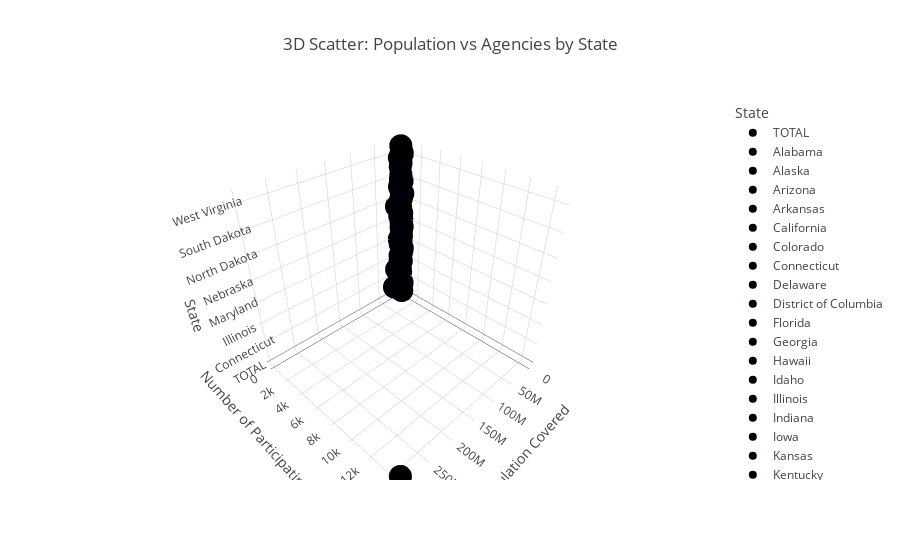

Notebook code for this chart:
### Code cell
import plotly.express as px

# Step 1: Clean column names - remove newlines & normalize multiple spaces
Participation_by_State.columns = (
    Participation_by_State.columns
    .str.replace("\n", " ")         # replace newlines with spaces
    .str.replace(r"\s+", " ", regex=True)  # collapse multiple spaces into one
    .str.strip()                    # remove leading/trailing spaces
)

# Step 2: Show cleaned column names
print("Cleaned Columns:", Participation_by_State.columns.tolist())

# Step 3: 3D Scatter Plot using cleaned column names
fig = px.scatter_3d(
    Participation_by_State,
    x="Population Covered",              # now matches cleaned column
    y="Number of Participating Agencies",
    z="State",                           # categorical (text)
    color="State",
    title="3D Scatter: Population vs Agencies by State"
)

fig.show()

### Figure 1 — Plotly figure (JSON) as saved in the notebook; plotly's stock layout.template omitted (floating-point values rounded to 4 significant figures)
{"data": [{"hovertemplate": "State=%{z}<br>Population Covered=%{x}<br>Number of Participating Agencies=%{y}<extra></extra>", "legendgroup": "TOTAL", "marker": {"color": "#000001", "symbol": "circle"}, "mode": "markers", "name": "TOTAL", "scene": "scene", "showlegend": true, "type": "scatter3d", "x": ["29,65,27,998"], "y": ["14,601"], "z": ["TOTAL"]}, {"hovertemplate": "State=%{z}<br>Population Covered=%{x}<br>Number of Participating Agencies=%{y}<extra></extra>", "legendgroup": "Alabama", "marker": {"color": "#000002", "symbol": "circle"}, "mode": "markers", "name": "Alabama", "scene": "scene", "showlegend": true, "type": "scatter3d", "x": ["50,33,518"], "y": ["418"], "z": ["Alabama"]}, {"hovertemplate": "State=%{z}<br>Population Covered=%{x}<br>Number of Participating Agencies=%{y}<extra></extra>", "legendgroup": "Alaska", "marker": {"color": "#000003", "symbol": "circle"}, "mode": "markers", "name": "Alaska", "scene": "scene", "showlegend": true, "type": "scatter3d", "x": ["4,50,712"], "y": ["32"], "z": ["Alaska"]}, {"hovertemplate": "State=%{z}<br>Population Covered=%{x}<br>Number of Participating Agencies=%{y}<extra></extra>", "legendgroup": "Arizona", "marker": {"color": "#000004", "symbol": "circle"}, "mode": "markers", "name": "Arizona", "scene": "scene", "showlegend": true, "type": "scatter3d", "x": ["53,07,431"], "y": ["92"], "z": ["Arizona"]}, {"hovertemplate": "State=%{z}<br>Population Covered=%{x}<br>Number of Participating Agencies=%{y}<extra></extra>", "legendgroup": "Arkansas", "marker": {"color": "#000005", "symbol": "circle"}, "mode": "markers", "name": "Arkansas", "scene": "scene", "showlegend": true, "type": "scatter3d", "x": ["30,29,333"], "y": ["361"], "z": ["Arkansas"]}, {"hovertemplate": "State=%{z}<br>Population Covered=%{x}<br>Number of Participating Agencies=%{y}<extra></extra>", "legendgroup": "California", "marker": {"color": "#000006", "symbol": "circle"}, "mode": "markers", "name": "California", "scene": "scene", "showlegend": true, "type": "scatter3d", "x": ["3,00,04,853"], "y": ["654"], "z": ["California"]}, {"hovertemplate": "State=%{z}<br>Population Covered=%{x}<br>Number of Participating Agencies=%{y}<extra></extra>", "legendgroup": "Colorado", "marker": {"color": "#000007", "symbol": "circle"}, "mode": "markers", "name": "Colorado", "scene": "scene", "showlegend": true, "type": "scatter3d", "x": ["59,14,071"], "y": ["226"], "z": ["Colorado"]}, {"hovertemplate": "State=%{z}<br>Population Covered=%{x}<br>Number of Participating Agencies=%{y}<extra></extra>", "legendgroup": "Connecticut", "marker": {"color": "#000008", "symbol": "circle"}, "mode": "markers", "name": "Connecticut", "scene": "scene", "showlegend": true, "type": "scatter3d", "x": ["36,75,069"], "y": ["108"], "z": ["Connecticut"]}, {"hovertemplate": "State=%{z}<br>Population Covered=%{x}<br>Number of Participating Agencies=%{y}<extra></extra>", "legendgroup": "Delaware", "marker": {"color": "#000009", "symbol": "circle"}, "mode": "markers", "name": "Delaware", "scene": "scene", "showlegend": true, "type": "scatter3d", "x": ["10,51,917"], "y": ["63"], "z": ["Delaware"]}, {"hovertemplate": "State=%{z}<br>Population Covered=%{x}<br>Number of Participating Agencies=%{y}<extra></extra>", "legendgroup": "District of Columbia", "marker": {"color": "#000010", "symbol": "circle"}, "mode": "markers", "name": "District of Columbia", "scene": "scene", "showlegend": true, "type": "scatter3d", "x": ["7,02,250"], "y": ["2"], "z": ["District of Columbia"]}, {"hovertemplate": "State=%{z}<br>Population Covered=%{x}<br>Number of Participating Agencies=%{y}<extra></extra>", "legendgroup": "Florida", "marker": {"color": "#000001", "symbol": "circle"}, "mode": "markers", "name": "Florida", "scene": "scene", "showlegend": true, "type": "scatter3d", "x": ["1,39,33,073"], "y": ["159"], "z": ["Florida"]}, {"hovertemplate": "State=%{z}<br>Population Covered=%{x}<br>Number of Participating Agencies=%{y}<extra></extra>", "legendgroup": "Georgia", "marker": {"color": "#000002", "symbol": "circle"}, "mode": "markers", "name": "Georgia", "scene": "scene", "showlegend": true, "type": "scatter3d", "x": ["1,04,02,990"], "y": ["434"], "z": ["Georgia"]}, {"hovertemplate": "State=%{z}<br>Population Covered=%{x}<br>Number of Participating Agencies=%{y}<extra></extra>", "legendgroup": "Hawaii", "marker": {"color": "#000003", "symbol": "circle"}, "mode": "markers", "name": "Hawaii", "scene": "scene", "showlegend": true, "type": "scatter3d", "x": ["14,46,146"], "y": ["4"], "z": ["Hawaii"]}, {"hovertemplate": "State=%{z}<br>Population Covered=%{x}<br>Number of Participating Agencies=%{y}<extra></extra>", "legendgroup": "Idaho", "marker": {"color": "#000004", "symbol": "circle"}, "mode": "markers", "name": "Idaho", "scene": "scene", "showlegend": true, "type": "scatter3d", "x": ["19,97,727"], "y": ["112"], "z": ["Idaho"]}, {"hovertemplate": "State=%{z}<br>Population Covered=%{x}<br>Number of Participating Agencies=%{y}<extra></extra>", "legendgroup": "Illinois", "marker": {"color": "#000005", "symbol": "circle"}, "mode": "markers", "name": "Illinois", "scene": "scene", "showlegend": true, "type": "scatter3d", "x": ["1,19,44,355"], "y": ["685"], "z": ["Illinois"]}, {"hovertemplate": "State=%{z}<br>Population Covered=%{x}<br>Number of Participating Agencies=%{y}<extra></extra>", "legendgroup": "Indiana", "marker": {"color": "#000006", "symbol": "circle"}, "mode": "markers", "name": "Indiana", "scene": "scene", "showlegend": true, "type": "scatter3d", "x": ["60,82,277"], "y": ["240"], "z": ["Indiana"]}, {"hovertemplate": "State=%{z}<br>Population Covered=%{x}<br>Number of Participating Agencies=%{y}<extra></extra>", "legendgroup": "Iowa", "marker": {"color": "#000007", "symbol": "circle"}, "mode": "markers", "name": "Iowa", "scene": "scene", "showlegend": true, "type": "scatter3d", "x": ["30,84,265"], "y": ["265"], "z": ["Iowa"]}, {"hovertemplate": "State=%{z}<br>Population Covered=%{x}<br>Number of Participating Agencies=%{y}<extra></extra>", "legendgroup": "Kansas", "marker": {"color": "#000008", "symbol": "circle"}, "mode": "markers", "name": "Kansas", "scene": "scene", "showlegend": true, "type": "scatter3d", "x": ["28,84,464"], "y": ["326"], "z": ["Kansas"]}, {"hovertemplate": "State=%{z}<br>Population Covered=%{x}<br>Number of Participating Agencies=%{y}<extra></extra>", "legendgroup": "Kentucky", "marker": {"color": "#000009", "symbol": "circle"}, "mode": "markers", "name": "Kentucky", "scene": "scene", "showlegend": true, "type": "scatter3d", "x": ["45,88,372"], "y": ["452"], "z": ["Kentucky"]}, {"hovertemplate": "State=%{z}<br>Population Covered=%{x}<br>Number of Participating Agencies=%{y}<extra></extra>", "legendgroup": "Louisiana", "marker": {"color": "#000010", "symbol": "circle"}, "mode": "markers", "name": "Louisiana", "scene": "scene", "showlegend": true, "type": "scatter3d", "x": ["38,36,939"], "y": ["151"], "z": ["Louisiana"]}, {"hovertemplate": "State=%{z}<br>Population Covered=%{x}<br>Number of Participating Agencies=%{y}<extra></extra>", "legendgroup": "Maine", "marker": {"color": "#000001", "symbol": "circle"}, "mode": "markers", "name": "Maine", "scene": "scene", "showlegend": true, "type": "scatter3d", "x": ["13,94,909"], "y": ["127"], "z": ["Maine"]}, {"hovertemplate": "State=%{z}<br>Population Covered=%{x}<br>Number of Participating Agencies=%{y}<extra></extra>", "legendgroup": "Maryland", "marker": {"color": "#000002", "symbol": "circle"}, "mode": "markers", "name": "Maryland", "scene": "scene", "showlegend": true, "type": "scatter3d", "x": ["62,33,437"], "y": ["147"], "z": ["Maryland"]}, {"hovertemplate": "State=%{z}<br>Population Covered=%{x}<br>Number of Participating Agencies=%{y}<extra></extra>", "legendgroup": "Massachusetts", "marker": {"color": "#000003", "symbol": "circle"}, "mode": "markers", "name": "Massachusetts", "scene": "scene", "showlegend": true, "type": "scatter3d", "x": ["71,17,646"], "y": ["399"], "z": ["Massachusetts"]}, {"hovertemplate": "State=%{z}<br>Population Covered=%{x}<br>Number of Participating Agencies=%{y}<extra></extra>", "legendgroup": "Michigan", "marker": {"color": "#000004", "symbol": "circle"}, "mode": "markers", "name": "Michigan", "scene": "scene", "showlegend": true, "type": "scatter3d", "x": ["98,83,008"], "y": ["601"], "z": ["Michigan"]}, {"hovertemplate": "State=%{z}<br>Population Covered=%{x}<br>Number of Participating Agencies=%{y}<extra></extra>", "legendgroup": "Minnesota", "marker": {"color": "#000005", "symbol": "circle"}, "mode": "markers", "name": "Minnesota", "scene": "scene", "showlegend": true, "type": "scatter3d", "x": ["57,88,088"], "y": ["400"], "z": ["Minnesota"]}, {"hovertemplate": "State=%{z}<br>Population Covered=%{x}<br>Number of Participating Agencies=%{y}<extra></extra>", "legendgroup": "Mississippi", "marker": {"color": "#000006", "symbol": "circle"}, "mode": "markers", "name": "Mississippi", "scene": "scene", "showlegend": true, "type": "scatter3d", "x": ["16,86,116"], "y": ["156"], "z": ["Mississippi"]}, {"hovertemplate": "State=%{z}<br>Population Covered=%{x}<br>Number of Participating Agencies=%{y}<extra></extra>", "legendgroup": "Missouri", "marker": {"color": "#000007", "symbol": "circle"}, "mode": "markers", "name": "Missouri", "scene": "scene", "showlegend": true, "type": "scatter3d", "x": ["61,33,318"], "y": ["509"], "z": ["Missouri"]}, {"hovertemplate": "State=%{z}<br>Population Covered=%{x}<br>Number of Participating Agencies=%{y}<extra></extra>", "legendgroup": "Montana", "marker": {"color": "#000008", "symbol": "circle"}, "mode": "markers", "name": "Montana", "scene": "scene", "showlegend": true, "type": "scatter3d", "x": ["11,35,493"], "y": ["110"], "z": ["Montana"]}, {"hovertemplate": "State=%{z}<br>Population Covered=%{x}<br>Number of Participating Agencies=%{y}<extra></extra>", "legendgroup": "Nebraska", "marker": {"color": "#000009", "symbol": "circle"}, "mode": "markers", "name": "Nebraska", "scene": "scene", "showlegend": true, "type": "scatter3d", "x": ["19,84,289"], "y": ["250"], "z": ["Nebraska"]}, {"hovertemplate": "State=%{z}<br>Population Covered=%{x}<br>Number of Participating Agencies=%{y}<extra></extra>", "legendgroup": "Nevada", "marker": {"color": "#000010", "symbol": "circle"}, "mode": "markers", "name": "Nevada", "scene": "scene", "showlegend": true, "type": "scatter3d", "x": ["32,60,346"], "y": ["57"], "z": ["Nevada"]}, {"hovertemplate": "State=%{z}<br>Population Covered=%{x}<br>Number of Participating Agencies=%{y}<extra></extra>", "legendgroup": "New Hampshire", "marker": {"color": "#000001", "symbol": "circle"}, "mode": "markers", "name": "New Hampshire", "scene": "scene", "showlegend": true, "type": "scatter3d", "x": ["14,05,906"], "y": ["215"], "z": ["New Hampshire"]}, {"hovertemplate": "State=%{z}<br>Population Covered=%{x}<br>Number of Participating Agencies=%{y}<extra></extra>", "legendgroup": "New Jersey", "marker": {"color": "#000002", "symbol": "circle"}, "mode": "markers", "name": "New Jersey", "scene": "scene", "showlegend": true, "type": "scatter3d", "x": ["70,43,274"], "y": ["370"], "z": ["New Jersey"]}, {"hovertemplate": "State=%{z}<br>Population Covered=%{x}<br>Number of Participating Agencies=%{y}<extra></extra>", "legendgroup": "New Mexico", "marker": {"color": "#000003", "symbol": "circle"}, "mode": "markers", "name": "New Mexico", "scene": "scene", "showlegend": true, "type": "scatter3d", "x": ["19,34,760"], "y": ["104"], "z": ["New Mexico"]}, {"hovertemplate": "State=%{z}<br>Population Covered=%{x}<br>Number of Participating Agencies=%{y}<extra></extra>", "legendgroup": "New York", "marker": {"color": "#000004", "symbol": "circle"}, "mode": "markers", "name": "New York", "scene": "scene", "showlegend": true, "type": "scatter3d", "x": ["1,41,82,101"], "y": ["194"], "z": ["New York"]}, {"hovertemplate": "State=%{z}<br>Population Covered=%{x}<br>Number of Participating Agencies=%{y}<extra></extra>", "legendgroup": "North Carolina", "marker": {"color": "#000005", "symbol": "circle"}, "mode": "markers", "name": "North Carolina", "scene": "scene", "showlegend": true, "type": "scatter3d", "x": ["1,05,43,278"], "y": ["393"], "z": ["North Carolina"]}, {"hovertemplate": "State=%{z}<br>Population Covered=%{x}<br>Number of Participating Agencies=%{y}<extra></extra>", "legendgroup": "North Dakota", "marker": {"color": "#000006", "symbol": "circle"}, "mode": "markers", "name": "North Dakota", "scene": "scene", "showlegend": true, "type": "scatter3d", "x": ["7,91,040"], "y": ["107"], "z": ["North Dakota"]}, {"hovertemplate": "State=%{z}<br>Population Covered=%{x}<br>Number of Participating Agencies=%{y}<extra></extra>", "legendgroup": "Ohio", "marker": {"color": "#000007", "symbol": "circle"}, "mode": "markers", "name": "Ohio", "scene": "scene", "showlegend": true, "type": "scatter3d", "x": ["1,11,18,870"], "y": ["641"], "z": ["Ohio"]}, {"hovertemplate": "State=%{z}<br>Population Covered=%{x}<br>Number of Participating Agencies=%{y}<extra></extra>", "legendgroup": "Oklahoma", "marker": {"color": "#000008", "symbol": "circle"}, "mode": "markers", "name": "Oklahoma", "scene": "scene", "showlegend": true, "type": "scatter3d", "x": ["40,95,393"], "y": ["471"], "z": ["Oklahoma"]}, {"hovertemplate": "State=%{z}<br>Population Covered=%{x}<br>Number of Participating Agencies=%{y}<extra></extra>", "legendgroup": "Oregon", "marker": {"color": "#000009", "symbol": "circle"}, "mode": "markers", "name": "Oregon", "scene": "scene", "showlegend": true, "type": "scatter3d", "x": ["42,19,895"], "y": ["208"], "z": ["Oregon"]}, {"hovertemplate": "State=%{z}<br>Population Covered=%{x}<br>Number of Participating Agencies=%{y}<extra></extra>", "legendgroup": "Pennsylvania", "marker": {"color": "#000010", "symbol": "circle"}, "mode": "markers", "name": "Pennsylvania", "scene": "scene", "showlegend": true, "type": "scatter3d", "x": ["66,18,568"], "y": ["202"], "z": ["Pennsylvania"]}, {"hovertemplate": "State=%{z}<br>Population Covered=%{x}<br>Number of Participating Agencies=%{y}<extra></extra>", "legendgroup": "Rhode Island", "marker": {"color": "#000001", "symbol": "circle"}, "mode": "markers", "name": "Rhode Island", "scene": "scene", "showlegend": true, "type": "scatter3d", "x": ["11,10,883"], "y": ["48"], "z": ["Rhode Island"]}, {"hovertemplate": "State=%{z}<br>Population Covered=%{x}<br>Number of Participating Agencies=%{y}<extra></extra>", "legendgroup": "South Carolina", "marker": {"color": "#000002", "symbol": "circle"}, "mode": "markers", "name": "South Carolina", "scene": "scene", "showlegend": true, "type": "scatter3d", "x": ["54,72,057"], "y": ["447"], "z": ["South Carolina"]}, {"hovertemplate": "State=%{z}<br>Population Covered=%{x}<br>Number of Participating Agencies=%{y}<extra></extra>", "legendgroup": "South Dakota", "marker": {"color": "#000003", "symbol": "circle"}, "mode": "markers", "name": "South Dakota", "scene": "scene", "showlegend": true, "type": "scatter3d", "x": ["8,32,620"], "y": ["101"], "z": ["South Dakota"]}, {"hovertemplate": "State=%{z}<br>Population Covered=%{x}<br>Number of Participating Agencies=%{y}<extra></extra>", "legendgroup": "Tennessee", "marker": {"color": "#000004", "symbol": "circle"}, "mode": "markers", "name": "Tennessee", "scene": "scene", "showlegend": true, "type": "scatter3d", "x": ["72,20,116"], "y": ["395"], "z": ["Tennessee"]}, {"hovertemplate": "State=%{z}<br>Population Covered=%{x}<br>Number of Participating Agencies=%{y}<extra></extra>", "legendgroup": "Texas", "marker": {"color": "#000005", "symbol": "circle"}, "mode": "markers", "name": "Texas", "scene": "scene", "showlegend": true, "type": "scatter3d", "x": ["3,10,98,882"], "y": ["1,531"], "z": ["Texas"]}, {"hovertemplate": "State=%{z}<br>Population Covered=%{x}<br>Number of Participating Agencies=%{y}<extra></extra>", "legendgroup": "Utah", "marker": {"color": "#000006", "symbol": "circle"}, "mode": "markers", "name": "Utah", "scene": "scene", "showlegend": true, "type": "scatter3d", "x": ["34,39,646"], "y": ["139"], "z": ["Utah"]}, {"hovertemplate": "State=%{z}<br>Population Covered=%{x}<br>Number of Participating Agencies=%{y}<extra></extra>", "legendgroup": "Vermont", "marker": {"color": "#000007", "symbol": "circle"}, "mode": "markers", "name": "Vermont", "scene": "scene", "showlegend": true, "type": "scatter3d", "x": ["6,48,493"], "y": ["87"], "z": ["Vermont"]}, {"hovertemplate": "State=%{z}<br>Population Covered=%{x}<br>Number of Participating Agencies=%{y}<extra></extra>", "legendgroup": "Virginia", "marker": {"color": "#000008", "symbol": "circle"}, "mode": "markers", "name": "Virginia", "scene": "scene", "showlegend": true, "type": "scatter3d", "x": ["88,09,350"], "y": ["413"], "z": ["Virginia"]}, {"hovertemplate": "State=%{z}<br>Population Covered=%{x}<br>Number of Participating Agencies=%{y}<extra></extra>", "legendgroup": "Washington", "marker": {"color": "#000009", "symbol": "circle"}, "mode": "markers", "name": "Washington", "scene": "scene", "showlegend": true, "type": "scatter3d", "x": ["79,20,519"], "y": ["256"], "z": ["Washington"]}, {"hovertemplate": "State=%{z}<br>Population Covered=%{x}<br>Number of Participating Agencies=%{y}<extra></extra>", "legendgroup": "West Virginia", "marker": {"color": "#000010", "symbol": "circle"}, "mode": "markers", "name": "West Virginia", "scene": "scene", "showlegend": true, "type": "scatter3d", "x": ["16,55,249"], "y": ["286"], "z": ["West Virginia"]}, {"hovertemplate": "State=%{z}<br>Population Covered=%{x}<br>Number of Participating Agencies=%{y}<extra></extra>", "legendgroup": "Wisconsin", "marker": {"color": "#000001", "symbol": "circle"}, "mode": "markers", "name": "Wisconsin", "scene": "scene", "showlegend": true, "type": "scatter3d", "x": ["58,47,605"], "y": ["398"], "z": ["Wisconsin"]}, {"hovertemplate": "State=%{z}<br>Population Covered=%{x}<br>Number of Participating Agencies=%{y}<extra></extra>", "legendgroup": "Wyoming", "marker": {"color": "#000002", "symbol": "circle"}, "mode": "markers", "name": "Wyoming", "scene": "scene", "showlegend": true, "type": "scatter3d", "x": ["5,33,081"], "y": ["55"], "z": ["Wyoming"]}], "layout": {"legend": {"title": {"text": "State"}, "tracegroupgap": 0}, "scene": {"domain": {"x": [0, 1], "y": [0, 1]}, "xaxis": {"title": {"text": "Population Covered"}}, "yaxis": {"title": {"text": "Number of Participating Agencies"}}, "zaxis": {"categoryarray": ["TOTAL", "Alabama", "Alaska", "Arizona", "Arkansas", "California", "Colorado", "Connecticut", "Delaware", "District of Columbia", "Florida", "Georgia", "Hawaii", "Idaho", "Illinois", "Indiana", "Iowa", "Kansas", "Kentucky", "Louisiana", "Maine", "Maryland", "Massachusetts", "Michigan", "Minnesota", "Mississippi", "Missouri", "Montana", "Nebraska", "Nevada", "New Hampshire", "New Jersey", "New Mexico", "New York", "North Carolina", "North Dakota", "Ohio", "Oklahoma", "Oregon", "Pennsylvania", "Rhode Island", "South Carolina", "South Dakota", "Tennessee", "Texas", "Utah", "Vermont", "Virginia", "Washington", "West Virginia", "Wisconsin", "Wyoming"], "categoryorder": "array", "title": {"text": "State"}}}, "title": {"text": "3D Scatter: Population vs Agencies by State"}}}
